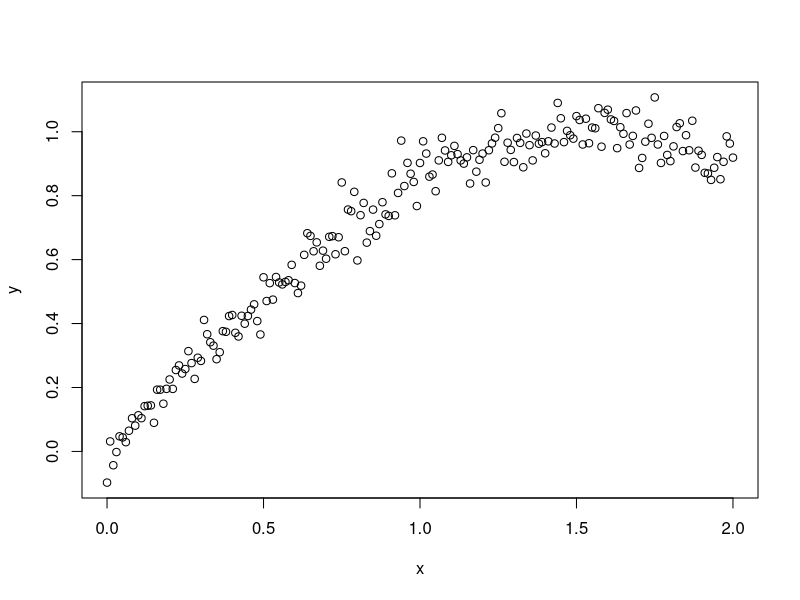
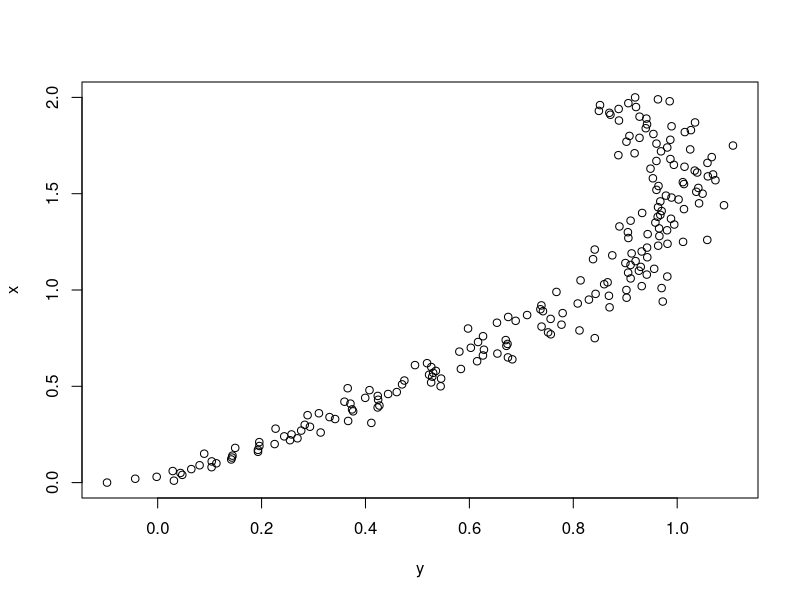

These figures' R source, in order:
##########################################################################################################################################

#(주의) ->  순차적으로 코드를 실행하는 것을 권함!

#에러 발생 시 github Finance/R-Finance-Programming 경로에 issue를 남기면 확인

##########################################################################################################################################

### 회귀분석.

x<-seq(0,2,0.01)
y<-sin(x)+rnorm(201)/20

plot(x,y)
plot(x~y)

graphics.off()                    # 그래프 지워주는 함수.


############################################################결과값(print)#################################################################

# 그래프 찍어보기.

# # > x<-seq(0,2,0.01)
# > y<-sin(x)+rnorm(201)/20
# > plot(x,y)
# > plot(x~y)

##########################################################################################################################################
